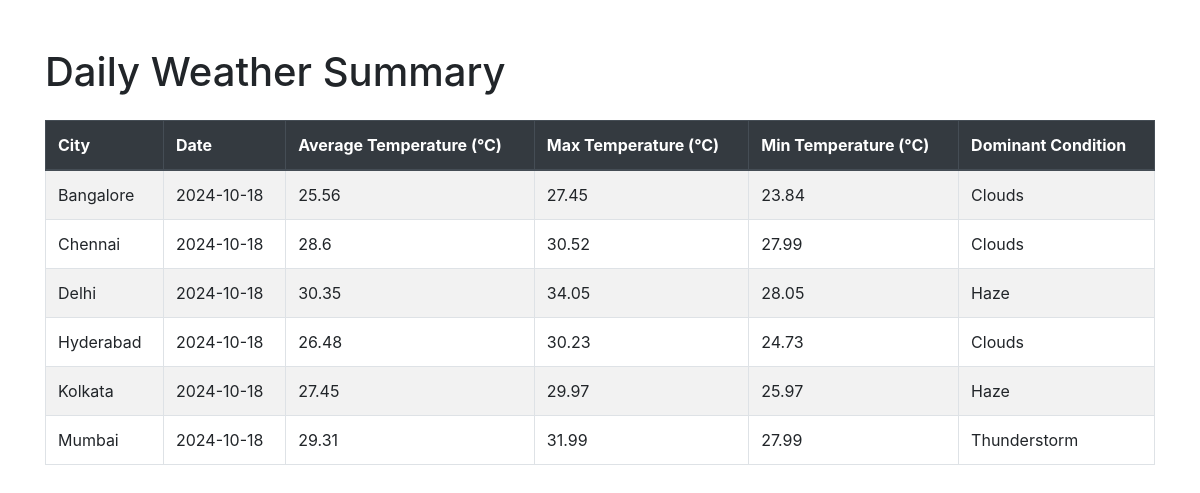
Page /summary on the committed database.
### tables this page shows
CREATE TABLE weather_data (
            city TEXT,
            main TEXT,
            temp REAL,
            feels_like REAL,
            dt INTEGER
        );

### app.py (the view)
@app.route('/summary')
def summary():
    data = daily_summary()
    return render_template('summary.html', summary=data)

### data_processing.py (called while the page is built)
def daily_summary():
    conn = sqlite3.connect(config.Config.DB_PATH)
    query = '''
        SELECT city, DATE(dt, 'unixepoch') as date, temp, main
        FROM weather_data
    '''
    df = pd.read_sql_query(query, conn)
    conn.close()
    grouped = df.groupby(['city', 'date'])
    summary_list = []
    for (city, date), group in grouped:
        avg_temp = group['temp'].mean()
        max_temp = group['temp'].max()
        min_temp = group['temp'].min()
        dominant_condition = group['main'].mode()[0]  # Get the most frequent condition
        summary_list.append({
            'city': city,
            'date': date,
            'avg_temp': avg_temp,
            'max_temp': max_temp,
            'min_temp': min_temp,
            'dominant_condition': dominant_condition
        })
    return summary_list

### templates/summary.html (shortened to what this page needs)
<!DOCTYPE html>
<html lang="en">
<head>
    <link href="https://stackpath.bootstrapcdn.com/bootstrap/4.5.2/css/bootstrap.min.css" rel="stylesheet">
</head>
<body>
<div class="container mt-5">
    <h1 class="mb-4">Daily Weather Summary</h1>
    <table class="table table-bordered table-striped">
        <thead class="thead-dark">
            <tr>
                <th>City</th>
                <th>Date</th>
                <th>Average Temperature (°C)</th>
                <th>Max Temperature (°C)</th>
                <th>Min Temperature (°C)</th>
                <th>Dominant Condition</th>
            </tr>
        </thead>
        <tbody>
            {% for entry in summary %}
            <tr>
                <td>{{ entry.city }}</td>
                <td>{{ entry.date }}</td>
                <td>{{ entry.avg_temp | round(2) }}</td>
                <td>{{ entry.max_temp | round(2) }}</td>
                <td>{{ entry.min_temp | round(2) }}</td>
                <td>{{ entry.dominant_condition }}</td>
            </tr>
            {% endfor %}
        </tbody>
    </table>
</div>
</body>
</html>

### rows in the picture
weather_data: city "Bangalore", date "2024-10-18", avg_temp "25.56", max_temp "27.45", min_temp "23.84", dominant_condition "Clouds"
weather_data: city "Chennai"
weather_data: dominant_condition "Clouds"
weather_data: city "Delhi", date "2024-10-18", avg_temp "30.35", max_temp "34.05", min_temp "28.05", dominant_condition "Haze"
weather_data: city "Hyderabad", date "2024-10-18", avg_temp "26.48", max_temp "30.23", min_temp "24.73", dominant_condition "Clouds"
weather_data: city "Kolkata", date "2024-10-18", avg_temp "27.45", max_temp "29.97", min_temp "25.97", dominant_condition "Haze"
weather_data: city "Mumbai"
weather_data: dominant_condition "Thunderstorm"

### other values in the picture
{{ entry.date }} "2024-10-18" "2024-10-18"
{{ entry.avg_temp | round(2) }} "28.6" "29.31"
{{ entry.max_temp | round(2) }} "30.52" "31.99"
{{ entry.min_temp | round(2) }} "27.99" "27.99"
